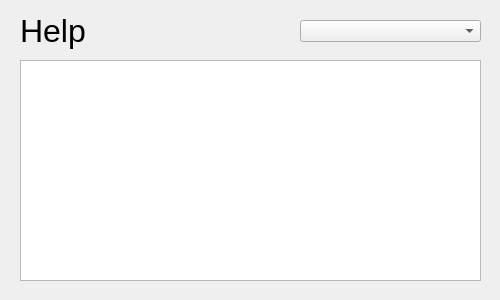
<?xml version="1.0" encoding="UTF-8"?>
<ui version="4.0">
 <class>DialogHelp</class>
 <widget class="QDialog" name="DialogHelp">
  <property name="geometry">
   <rect>
    <x>0</x>
    <y>0</y>
    <width>500</width>
    <height>300</height>
   </rect>
  </property>
  <property name="windowTitle">
   <string>Dialog</string>
  </property>
  <widget class="QTextBrowser" name="textBrowser">
   <property name="geometry">
    <rect>
     <x>20</x>
     <y>60</y>
     <width>461</width>
     <height>221</height>
    </rect>
   </property>
  </widget>
  <widget class="QComboBox" name="comboBox">
   <property name="geometry">
    <rect>
     <x>300</x>
     <y>20</y>
     <width>181</width>
     <height>22</height>
    </rect>
   </property>
   <item>
    <property name="text">
     <string/>
    </property>
   </item>
   <item>
    <property name="text">
     <string>Service Options</string>
    </property>
   </item>
   <item>
    <property name="text">
     <string>Maintenance with Pricing</string>
    </property>
   </item>
  </widget>
  <widget class="QLabel" name="label">
   <property name="geometry">
    <rect>
     <x>20</x>
     <y>10</y>
     <width>211</width>
     <height>41</height>
    </rect>
   </property>
   <property name="font">
    <font>
     <pointsize>24</pointsize>
    </font>
   </property>
   <property name="text">
    <string>Help</string>
   </property>
  </widget>
 </widget>
 <resources/>
 <connections/>
</ui>
